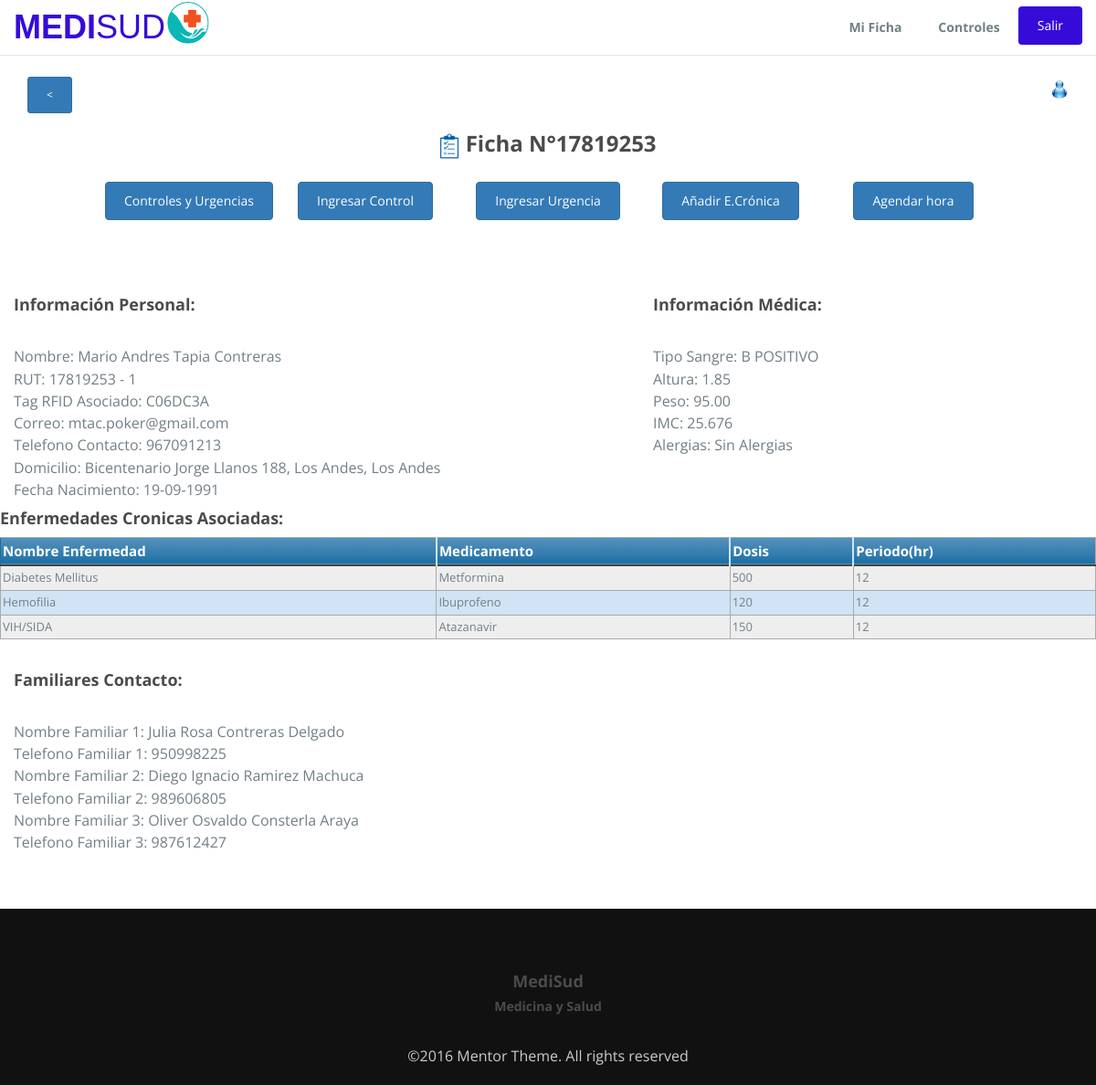
Screenshot of /ficha.php?tag=C06DC3A with the database file from the repository.
### tables this page shows
CREATE TABLE `paciente` (
  `Rut` int(8) NOT NULL,
  `Dv` varchar(1) NOT NULL,
  `Nombre` varchar(80) NOT NULL,
  `FechaNac` varchar(10) NOT NULL,
  `Sexo` char(1) NOT NULL,
  `Domicilio` varchar(80) NOT NULL,
  `Comuna` varchar(30) NOT NULL,
  `Localidad` varchar(20) NOT NULL,
  `correo` varchar(60) NOT NULL,
  `Fono` int(9) NOT NULL,
  `Prevision` varchar(15) NOT NULL,
  `Altura` decimal(3,2) NOT NULL,
  `Peso` decimal(5,2) NOT NULL,
  `TipoSangre` char(2) NOT NULL,
  `FactorRH` char(8) NOT NULL,
  `alergias` varchar(100) NOT NULL,
  `NombreFamiliar` varchar(80) NOT NULL,
  `TelefonoFamiliar` int(9) NOT NULL,
  `NombreFamiliar2` varchar(80) NOT NULL,
  `TelefonoFamiliar2` int(9) NOT NULL,
  `NombreFamiliar3` varchar(80) NOT NULL,
  `TelefonoFamiliar3` int(9) NOT NULL,
  `CodRFID` varchar(16) NOT NULL
);

CREATE TABLE `enfermedad` (
  `Rut` int(11) NOT NULL,
  `NomEnfermedad` varchar(150) NOT NULL,
  `NomMedicamento` varchar(150) NOT NULL,
  `DosisMg` decimal(10,0) NOT NULL,
  `PeriodoHr` int(2) NOT NULL
);

### ficha.php (the view, shortened to what this page needs)
<!DOCTYPE html>
<html lang="en">
  <head>
    <link rel="stylesheet" type="text/css" href="css/font-awesome.min.css">
    <link rel="stylesheet" type="text/css" href="css/bootstrap.min.css">
    <link rel="stylesheet" type="text/css" href="css/imagehover.min.css">
    <link rel="stylesheet" type="text/css" href="css/style.css">
    <link rel="stylesheet" type="text/css" href="css/tabla.css">
  </head>
  <body>
    <nav class="navbar navbar-default navbar-fixed-top">
      <div class="container">
        <div class="navbar-header">
            <a class="navbar-brand" href="accesoMed.php">MEDI<span>SUD</span></a><img src="img/logo2.png" width="50" />
        </div>
        <div class="collapse navbar-collapse" id="myNavbar">
        <ul class="nav navbar-nav navbar-right">
            <?php
                if($_SESSION['tipo'] == 'Doctor'){
                    echo '<li><a href="formPac.php">Ingresar Paciente</a></li>
                        <li><a href="pacientes.php">Pacientes</a></li>
                        <li><a href="ProxControles.php">Proximos Controles</a></li>
                        <li><a href="estadisticas.php">Estadisticas</a></li>
                        <li><a href="mapa.php">Geolocalización</a></li>';
                }else{
                    echo '<li><a href="ficha.php?rut='.$_SESSION['usuario'].'">Mi Ficha</a></li>
                        <li><a href="controles.php?rut'.$_SESSION['usuario'].'">Controles</a></li> ';
                }
            ?>
          <li><form action="ficha.php" method="post">
                  <button type="submit" class="btn btn-green btn-block btn-flat" name="salir" style="margin-top:10%">Salir</button>
          </form>
        </ul>
        </div>
      </div>
    </nav>
    <section id ="feature" class="section-padding">
        <div class="container">
            <?php
                echo '<br><div class="row">
                    <div class="col-md-1">
                        <form action="pacientes.php">
                            <button type="submit" class="btn btn-primary btn-xs"> < </button>
                        </form>
                    </div>
                    <div class="col-md-11">
                        <p style="text-align:right"><img src="img/blue.png" width="20" />'.$_SESSION['nombre'].'</p>
                    </div>
                </div>';
              ?>
            <div class="row">
                <?php
                    $tag=$_GET['tag'];
                    require 'conexion.php';
                    $sql="SELECT * FROM paciente WHERE CodRFID='$tag'";
                    $result=$conn->query($sql);
                    if($result->num_rows>0){
                        while($row=$result->fetch_assoc()){
                            $peso=$row['Peso'];
                            $altura=$row['Altura'];
                            $imc=round($peso/(($altura)*2),3);
                            $rut=$row['Rut'];
                            echo '<div class="header-section text-center">
                                    <h2><img src="img/control.png" width="22"> Ficha N°'. $row['Rut'].'</h2>
                                </div>
                                <div class="feature-info">
                                    <div class="row">
                                        <div align="center" class="col-md-1 col-sm-1 col-xs-1"></div>
                                        <div align="center" class="col-md-2 col-sm-2 col-xs-2">
                                               <a href="controles.php?rut='.$row["Rut"].'"><button type="button" class="btn btn-primary">Controles y Urgencias</button></a>
                                        </div>
                                       <div align="center" class="col-md-2 col-sm-2 col-xs-2 center">
                                               <a href = "formControl.php?rut='.$row["Rut"].'"><button type="button" class="btn btn-primary">Ingresar Control</button></a>
                                        </div>
                                        <div align="center" class="col-md-2 col-sm-2 col-xs-2 center">
                                              <a href="urgencia.php?urgencia='.$row["Rut"].'"><button type="button" class="btn btn-primary">Ingresar Urgencia</button></a>
                                        </div>
                                        <div align="center" class="col-md-2 col-sm-2 col-xs-2 center">
                                               <a href="enfermedad.php?ficha='.$row["Rut"].'"><button type="button" class="btn btn-primary">Añadir E.Crónica</button></a>
                                        </div>
                                        <div align="center" class="col-md-2 col-sm-2 col-xs-2 center">
                                                 <a href="agendarControl.php?agendar='.$row["Rut"].'"><button type="button" class="btn btn-primary">Agendar hora</button></a>
                                        </div>
                                        <div align="center" class="col-md-1 col-sm-1 col-xs-1"></div>
                                    </div>
                                </div>
                                    <br><br>';
                            echo '<br><div class="row">
                                    <div class="col-md-7 col-sm-7 col-xs-7 left">
                                        <h4>Información Personal:</h4><br>
                                        Nombre: '.$row['Nombre'].'<br>
                                        RUT: '.$row['Rut'].' - '.$row['Dv'].'<br>
                                        Tag RFID Asociado: '.$row['CodRFID'].'<br>
                                        Correo: '.$row['correo'].'<br>
                                        Telefono Contacto: '.$row['Fono'].'<br>
                                        Domicilio: '.$row['Domicilio'].', '.$row['Comuna'].', '.$row['Localidad'].'<br>
                                        Fecha Nacimiento: '.$row['FechaNac'].'<br>
                                    </div>
                                    <div class="col-md-5 col-sm-5 col-xs-5 left">
                                            <h4>Información Médica: </h4><br>
                                            Tipo Sangre: '.$row['TipoSangre'].'  '.$row['FactorRH'].'<br>
                                            Altura: '.$row['Altura'].'<br>
                                            Peso: '. $row['Peso'].'<br>
                                            IMC: '.$imc.'<br>
                                            Alergias: '. $row['alergias'].'<br>
                                      </div>
                                  </div>';
                            $sql1="SELECT *FROM enfermedad WHERE Rut=".$rut;
                            $result1=$conn->query($sql1);
                            if($result1->num_rows>0){
                                echo '<div class="row">
                                        <div class="header-section">
                                            <h4>Enfermedades Cronicas Asociadas:</h4>
                                        </div>
                                        <div class="feature-info">
                                            <table class="pacientes">
                                                <thead>
                                                    <tr>
                                                        <th>Nombre Enfermedad</th>
                                                        <th>Medicamento</th>
                                                        <th>Dosis</th>
                                                        <th>Periodo(hr)</th>
                                                    </tr>
                                                </thead>
                                                <tbody>';
                                while($row1 = $result1->fetch_assoc()){
                                    echo'<tr>
                                            <td>'. $row1['NomEnfermedad'] . '</td>
                                            <td>'. $row1['NomMedicamento'].'</td>
                                            <td>'.$row1['DosisMg'].'</td>
                                            <td>'. $row1['PeriodoHr'] . '</td>
                                        </tr>';
                                }
                                echo '</tbody></table></div></div>';
                            }else{
                                echo '<div style="text-align:center" ><h2>No hay Enfermedades Crónicas Asociadas.</h2></div>';
                            }
                            echo'<br>
                                    <h4>Familiares Contacto: </h4><br>
                                    Nombre Familiar 1: '.$row['NombreFamiliar'].'<br>
                                    Telefono Familiar 1: '. $row['TelefonoFamiliar'].'<br>
                                    Nombre Familiar 2: '.$row['NombreFamiliar2'].'<br>
                                    Telefono Familiar 2: '. $row['TelefonoFamiliar2'].'<br>
                                    Nombre Familiar 3: '.$row['NombreFamiliar3'].'<br>
                                    Telefono Familiar 3: '. $row['TelefonoFamiliar3'].'<br>';
                            }
                        }else{
                            echo '<script>alert("La ficha no existe");</script>';
                        }
                    ?>
            </div>
        </div>
    </section>
    <footer id="footer" class="footer">
      <div class="container text-center">
      <h4>MediSud</h4>
      <h5>Medicina y Salud</h5>
      <br>©2016 Mentor Theme. All rights reserved
      </div>
    </footer>
  </body>
</html>

### css/style.css (style rules this page uses)
body { font-size: 15px; line-height: 1.52; color: #717f86; font-size: 16px; font-family: 'Open Sans', sans-serif; font-weight: 400; }
ol, ul { list-style: none; }
table { border-collapse: collapse; border-spacing: 0; }
.section-padding { padding: 60px 0px; }
h1, h2, h3, h4, h5, h6 { font-family: Open Sans, sans-serif; font-weight: 700; color: #4B4B4C; }
a { color: #360bd8; }
.navbar-default .navbar-brand { color: #360bd8; }
.navbar-default { background-color: #ffffff; }
.navbar-default .navbar-nav > li > a { color: #717f86; font-size: 14px; font-weight: 700; }
.navbar-nav > li > a { padding: 0px; margin: 10px 5px; padding: 10px 15px; }
.navbar-default .navbar-brand { font-family: 'Dosis', sans-serif !important; font-weight: 700; text-transform: uppercase; padding: 0px; height: inherit; font-size: 36px; margin: 20px 0px; }
.navbar-default .navbar-brand span { font-weight: 100 !important; }
.navbar { margin-bottom: 0px; }
h2 { font-size: 24px; padding-bottom: 15px; }
.footer { padding: 60px 0 20px; background: #111; color: #ccc; }
.btn { padding: 10px 20px; }
.btn-green, .btn-green:hover { background-color: #360bd8; color: #fff; }

### css/tabla.css (style rules this page uses)
table.pacientes { border: 1px solid #1C6EA4; background-color: #EEEEEE; width: 100%; text-align: left; border-collapse: collapse; }
table.pacientes td, table.pacientes th { border: 1px solid #AAAAAA; padding: 3px 2px; }
table.pacientes tbody td { font-size: 13px; }
table.pacientes tr:nth-child(even) { background: #D0E4F5; }
table.pacientes thead { background: #1C6EA4; background: -moz-linear-gradient(top, #5592bb 0%, #327cad 66%, #1C6EA4 100%); background: -webkit-linear-gradient(top, #5592bb 0%, #327cad 66%, #1C6EA4 100%); background: linear-gradient(to bottom, #5592bb 0%, #327cad 66%, #1C6EA4 100%); border-bottom: 2px solid #444444; }
table.pacientes thead th { font-size: 15px; font-weight: bold; color: #FFFFFF; border-left: 2px solid #D0E4F5; }
table.pacientes thead th:first-child { border-left: none; }

### rows the page displays
paciente: Rut "17819253", Nombre "Mario Andres Tapia Contreras", Dv "1", CodRFID "C06DC3A", correo "mtac.poker@gmail.com", Fono "967091213", Domicilio "Bicentenario Jorge Llanos 188", Comuna "Los Andes", Localidad "Los Andes", FechaNac "19-09-1991", TipoSangre "B", FactorRH "POSITIVO", Altura "1.85", Peso "95.00", imc "25.676", alergias "Sin Alergias", NombreFamiliar "Julia Rosa Contreras Delgado", TelefonoFamiliar "950998225", NombreFamiliar2 "Diego Ignacio Ramirez Machuca", TelefonoFamiliar2 "989606805", NombreFamiliar3 "Oliver Osvaldo Consterla Araya", TelefonoFamiliar3 "987612427"
enfermedad: NomEnfermedad "Diabetes Mellitus", NomMedicamento "Metformina", DosisMg "500", PeriodoHr "12"
enfermedad: NomEnfermedad "Hemofilia", NomMedicamento "Ibuprofeno", DosisMg "120", PeriodoHr "12"
enfermedad: NomEnfermedad "VIH/SIDA", NomMedicamento "Atazanavir", DosisMg "150", PeriodoHr "12"
